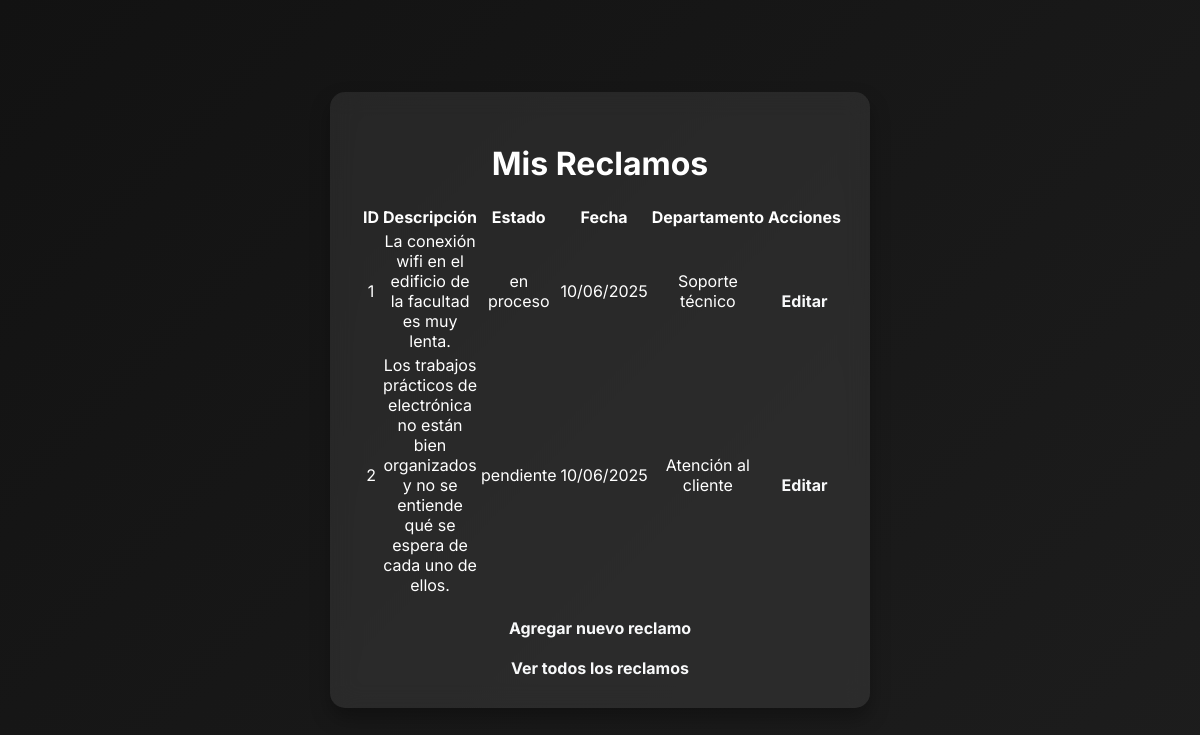
/mis_reclamos (signed in), run on an earlier commit of the app's database.
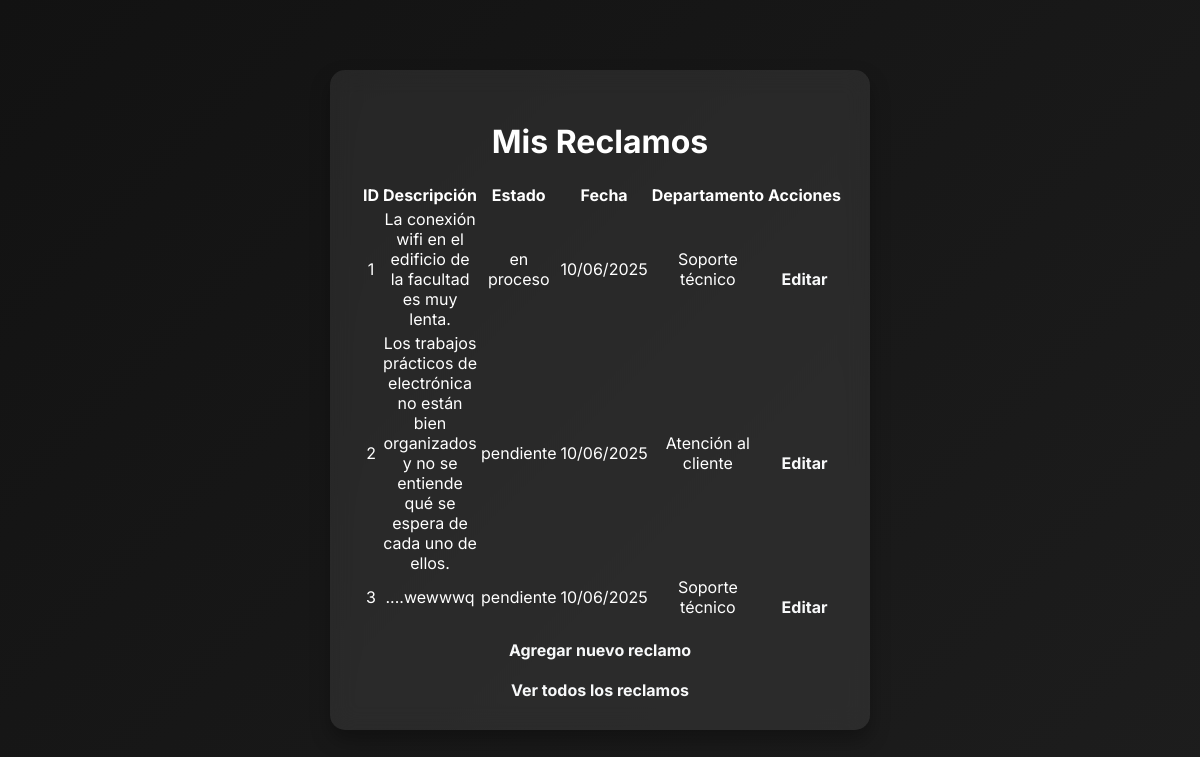
And on a later commit of the database.
### modules/modelos.py (models this page shows, shortened)
class ModeloReclamo(Base):
    __tablename__= 'reclamos'
    id= Column(Integer, primary_key=True)
    descripcion= Column(String(1000), nullable=False)
    estado= Column(String(50), default="pendiente") #El estado. Puede ser Pendiente, o Resuelto
    departamento= Column(String(100), nullable=False)
    fecha_creacion= Column(DateTime, default=datetime.utcnow)
    fecha_resolucion= Column(DateTime, nullable=True)
    id_usuario= Column(Integer, ForeignKey('usuarios.id')) #Reclamo ligado a usuario
    foto = Column(String(255), nullable=True)

### server.py (the view)
@app.route('/mis_reclamos')
@login_required
def mis_reclamos():
    usuario_id=int(current_user.id)
    todos=gestor_reclamos.repo.obtener_todos_los_registros()
    propios= [r for r in todos if r.id_usuario ==usuario_id]
    return render_template("mis_reclamos.html", listar_reclamos=propios)

### modules/dominio.py (called while the page is built)
    @property
    def id(self):
        return self.__id

    @property
    def descripcion(self):
        return self.__descripcion

    @property
    def estado(self):
        return self.__estado

    @property
    def id_usuario(self):
        return self.__id_usuario

    @property
    def departamento(self):
        return self.__departamento

    @property
    def fecha_creacion(self):
        return self.__fecha_creacion

    @id.setter
    def id(self, p_id):
        if p_id is not None and not isinstance(p_id, int):
            raise ValueError("El id debe ser un número entero")
        self.__id=p_id

    @descripcion.setter
    def descripcion(self, p_descripcion):
        if not isinstance(p_descripcion, str) or p_descripcion.strip() == "":
            raise ValueError("La descripcion no puede estar vacía")
        self.__descripcion= p_descripcion.strip()

    @estado.setter
    def estado(self, p_estado):
        if p_estado not in ["pendiente", "resuelto", "en proceso","inválido"]:
            raise ValueError("El estado debe ser 'pendiente', 'resuelto', 'en proceso' o 'invalido'")
        self.__estado=p_estado

    @id_usuario.setter
    def id_usuario(self, p_id_usuario):
        if  p_id_usuario is not None and not isinstance(p_id_usuario, int):
            raise ValueError("El ID de usuario debe ser un número entero")
        self.__id_usuario=p_id_usuario

    @departamento.setter
    def departamento(self, p_departamento):
        print(f"[DEBUG] Setter departamento: {p_departamento}")
        if not isinstance(p_departamento, str) or p_departamento.strip()== "":
            raise ValueError("El departamento no puede estar vacío")
        self.__departamento=p_departamento

    @fecha_creacion.setter
    def fecha_creacion(self, p_fecha_creacion):
        self.__fecha_creacion= p_fecha_creacion

    @foto.setter
    def foto(self, p_foto):
        self.__foto=p_foto

    @fecha_resolucion.setter
    def fecha_resolucion(self, p_fecha_resolucion):
        self.__fecha_resolucion= p_fecha_resolucion

    @property
    def id(self):
        return self.__id

    @property
    def nombre(self):
        return self.__nombre

    @property
    def apellido(self):
        return self.__apellido

    @property
    def username(self):
        return self.__username

    @property
    def email(self):
        return self.__email

    @property
    def password(self):
        return self.__password

    @property
    def rol(self):
        return self.__rol

### templates/mis_reclamos.html (shortened to what this page needs)
<!DOCTYPE html>
<html lang="es">
<head>
    <link rel="stylesheet" type="text/css" href="{{ url_for('static', filename='style.css') }}">
</head>
<body>
    <div class="container">
        <h1>Mis Reclamos</h1>
        {% if listar_reclamos %}
            <table class="styled-table">
                <thead>
                    <tr>
                        <th>ID</th>
                        <th>Descripción</th>
                        <th>Estado</th>
                        <th>Fecha</th>
                        <th>Departamento</th>
                        <th>Acciones</th>
                    </tr>
                </thead>
                <tbody>
                    {% for reclamo in listar_reclamos %}
                    <tr>
                        <td>{{ reclamo.id }}</td>
                        <td>{{ reclamo.descripcion }}</td>
                        <td><span class="status {{ reclamo.estado }}">{{ reclamo.estado }}</span></td>
                        <td>{{ reclamo.fecha_creacion.strftime('%d/%m/%Y') }}</td>
                        <td>{{ reclamo.departamento }}</td>
                        <td>
                            <a href="{{ url_for('editar_reclamo', id=reclamo.id) }}" class="btn-edit">Editar</a>
                        </td>
                    </tr>
                    {% endfor %}
                </tbody>
            </table>
        {% else %}
            <p>No tienes reclamos registrados.</p>
        {% endif %}
        <div class="button-container">
            <a href="{{ url_for('agregar_reclamo') }}" class="btn-add">Agregar nuevo reclamo</a>
            <a href="{{ url_for('listar_reclamos') }}" class="btn-back">Ver todos los reclamos</a>
        </div>
    </div>
</body>
</html>

### static/style.css (style rules this page uses)
body { font-family: 'Inter', sans-serif; background: linear-gradient(135deg, #121212, #1d1d1d); color: #ffffff; margin: 0; display: flex; justify-content: center; align-items: center; min-height: 100vh; }
.container { width: 40%; padding: 30px; background: rgba(255, 255, 255, 0.08); box-shadow: 0px 10px 20px rgba(0, 0, 0, 0.3); border-radius: 15px; backdrop-filter: blur(12px); text-align: center; transition: all 0.3s ease-in-out; }
a { color: #f8f9fa; text-decoration: none; font-weight: bold; display: block; margin-top: 20px; transition: 0.3s; }

What changed in the data, as far as the page shows it:
added ModeloReclamo: id "3", descripcion "....wewwwq", estado "pendiente", fecha_creacion "10/06/2025", departamento "Soporte técnico"
